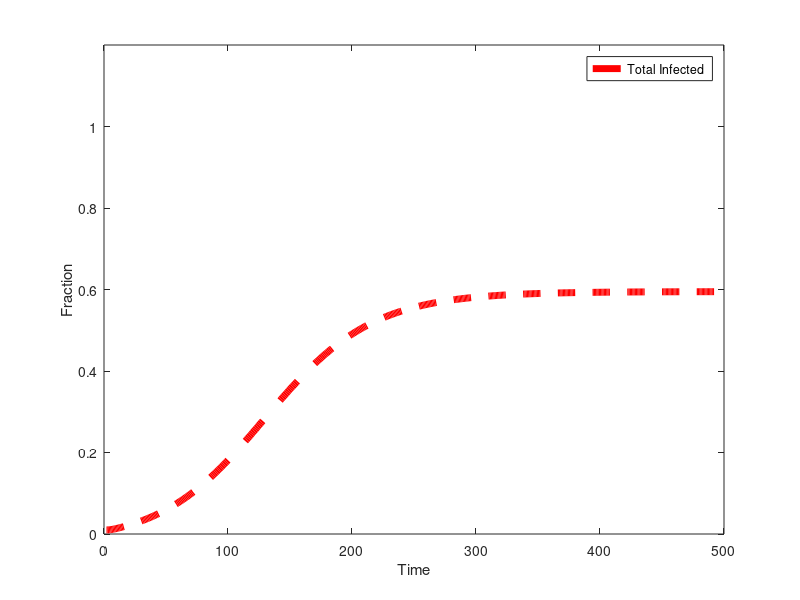

MATLAB code for this plot:
%% Simulates well-mixed SEIR model predictions.

clear all;

%% Parameters
beta = 0.02; % units 1/time, transmission rate
gamma = 0.0667; % units 1/time, recovery rate, transmission rate/recovery rate is basic reproduction number R0
delta = 1/5; % units 1/time, incubation rate
d = 10;

% initial S/E/I/R fractions
n = 100;
E(1) = 0;
I(1) = n/100;
S(1) = n-I(1);
R(1) = 0;
totalI(1) = I(1); % total infected over time

% number of timesteps
dt = 1;
tend = 500;

reference_beta = beta;
pruned_beta_ss = beta*1.5/3;
for t=2:tend
    beta = pruned_beta_ss; 
    S(t) = S(t-1) - (beta*I(t-1)*S(t-1))*dt*d/n;
    E(t) = E(t-1) + beta*I(t-1)*S(t-1)*dt*d/n - delta*E(t-1)*dt;
    I(t) = I(t-1) + delta*E(t-1)*dt - gamma*I(t-1)*dt;
    totalI(t) = totalI(t-1) + delta*E(t-1)*dt;
    R(t) = 1 - I(t) - S(t) - E(t); 
end

%figure; 
hold on
plot(1+[1:length(totalI)]*dt,totalI/n,'--r','LineWidth',5)
box on;
xlabel('Time'); ylabel('Fraction')
legend('Total Infected')
ylim([0 1.2])
xlim([0 tend*dt])